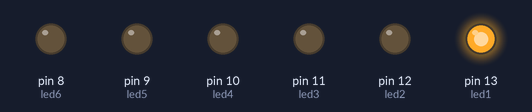
Recording of a sketch running on a simulated Arduino Uno, built with avr-gcc and run on an emulated ATmega328P. Parts: output pins drawn as LEDs (lit = HIGH).

Above: at 0.05 s.
At 0.37 s:
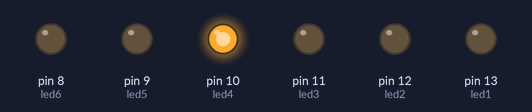
At 0.72 s:
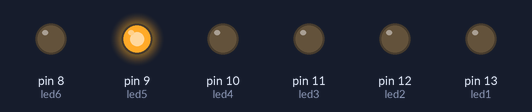
At 1.42 s:
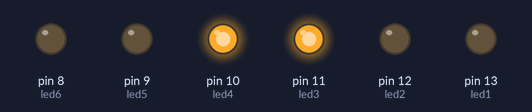
At 2.12 s:
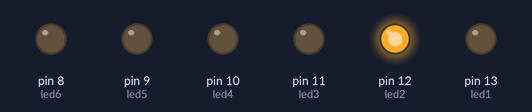
At 2.8 s:
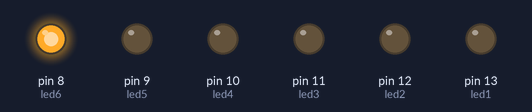
Timing chart, 0 to 3.1 s (numbered marks = the images above):
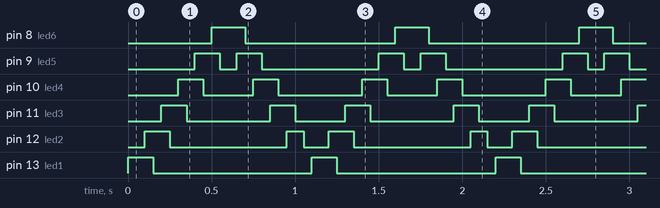

Measured:
- by itself, pin 8 (led6): alternates HIGH for 0.20 s and LOW for 0.90 s
- by itself, pin 9 (led5): repeats every 1.1 s: LOW 0.10 s, HIGH 0.15 s, LOW 0.70 s, HIGH 0.15 s
- by itself, pin 10 (led4): repeats every 1.1 s: LOW 0.30 s, HIGH 0.15 s, LOW 0.50 s, HIGH 0.15 s
- by itself, pin 11 (led3): repeats every 1.1 s: LOW 0.50 s, HIGH 0.15 s, LOW 0.30 s, HIGH 0.15 s
- by itself, pin 12 (led2): repeats every 1.1 s: LOW 0.70 s, HIGH 0.10 s, LOW 0.15 s, HIGH 0.15 s
- by itself, pin 13 (led1): alternates HIGH for 0.15 s and LOW for 0.95 s

The sketch:

PendulumLED.ino
```cpp
int led1 = 13;
int led2 = 12;
int led3 = 11;
int led4 = 10;
int led5 = 9;
int led6 = 8;
void setup() {
  // put your setup code here, to run once:
  pinMode(led1, OUTPUT);
  pinMode(led2, OUTPUT);
  pinMode(led3, OUTPUT);
  pinMode(led4, OUTPUT);
  pinMode(led5, OUTPUT);
  pinMode(led6, OUTPUT);
  Serial.begin(9600);

}

void loop() {
  digitalWrite(led1, HIGH);
  delay(50);
  digitalWrite(led6, LOW);
  delay(50);
  digitalWrite(led2, HIGH);
  delay(50);
  digitalWrite(led1, LOW);
  delay(50);
  digitalWrite(led3, HIGH);
  delay(50);
  digitalWrite(led2, LOW);
  delay(50);
  digitalWrite(led4, HIGH);
  delay(50);
  digitalWrite(led3, LOW);
  delay(50);
  digitalWrite(led5, HIGH);
  delay(50);
  digitalWrite(led4, LOW);
  delay(50);
  digitalWrite(led6, HIGH);
  delay(50);
  digitalWrite(led5, LOW);
  delay(50);
  digitalWrite(led6, HIGH);
  delay(50);

  digitalWrite(led5, HIGH);
  delay(50);
  digitalWrite(led6, LOW);
  delay(50);
  digitalWrite(led4, HIGH);
  delay(50);
  digitalWrite(led5, LOW);
  delay(50);
  digitalWrite(led3, HIGH);
  delay(50);
  digitalWrite(led4, LOW);
  delay(50);
  digitalWrite(led2, HIGH);
  delay(50);
  digitalWrite(led3, LOW);
  delay(50);
  digitalWrite(led2, LOW);
  delay(50);
}
```
